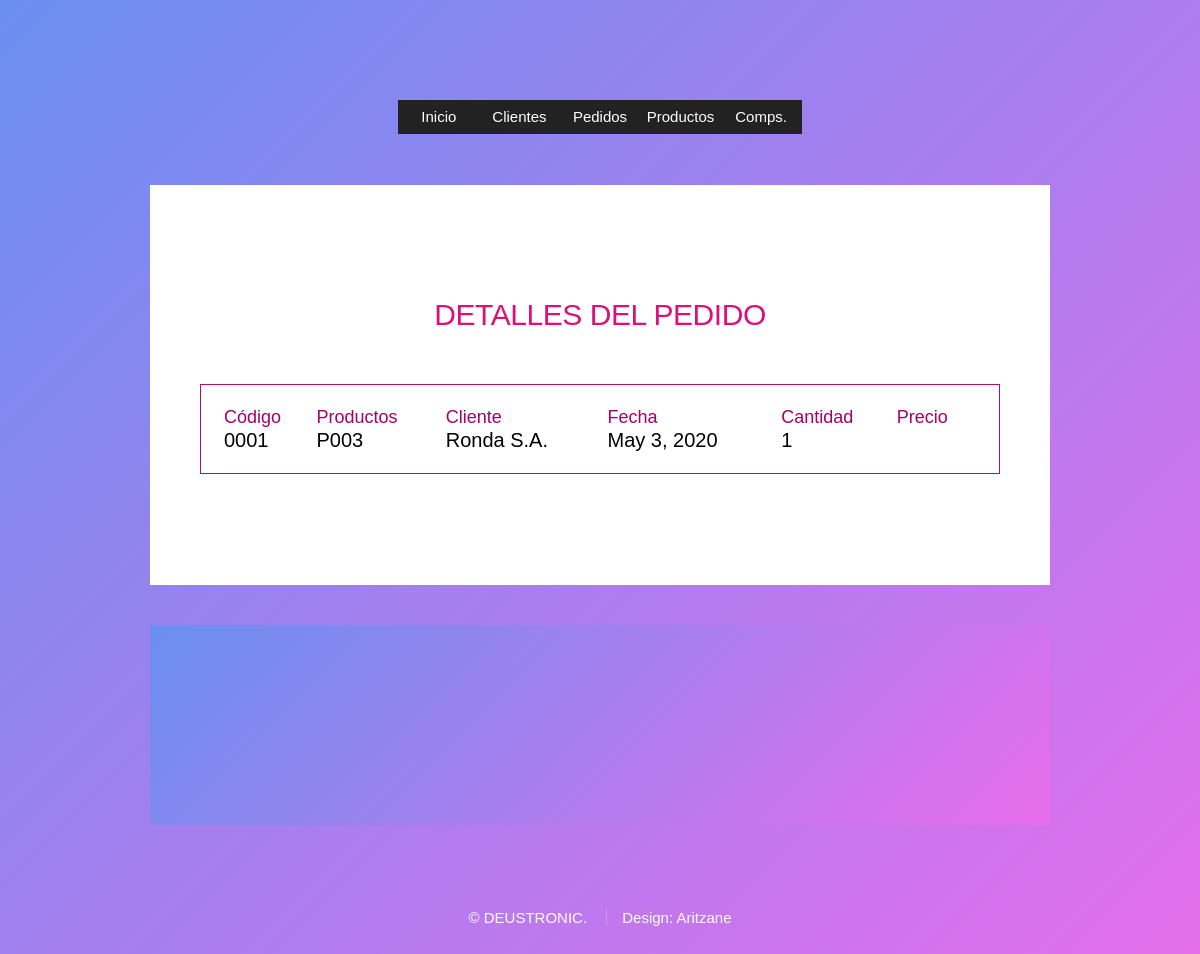
Before: /miApp/pedidos/5/ with the older database file.
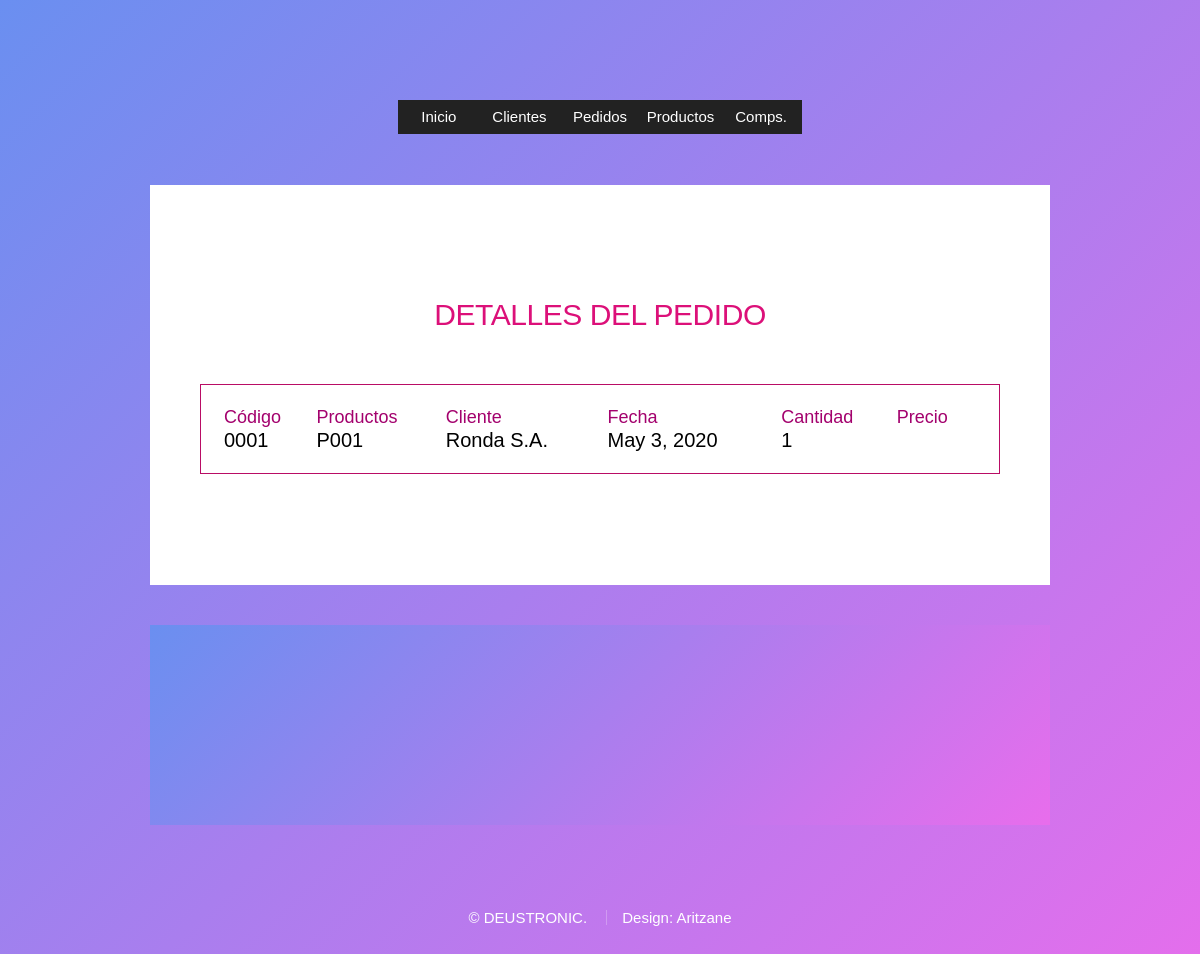
After: the same page with the newer database file.
### miApp/models.py (models this page shows, shortened)
class Productos(models.Model):
    referencia = models.CharField(max_length=50)
    precio = models.IntegerField()
    nombre = models.CharField(max_length=30)
    descripcion = models.CharField(max_length=100)
    categoria = models.CharField(max_length=40) #DICCIONARIO DE CATEGORIAS(?
    tipo_componentes = models.ManyToManyField(Componente)

### miApp/views.py (the view)
# urls.py: path('pedidos/<int:pk>/', views.PedidoDetailView.as_view(), name='pedidodetalle'),
class PedidoDetailView(DetailView):
    model = Pedido
    template_name = 'pedido_detalle.html'
    def get_context_data(self, **kwargs):
        context = super(PedidoDetailView, self).get_context_data(**kwargs)
        context['titulo_pagina'] = 'Detalles del pedido'
        return context

### miApp/templates/pedido_detalle.html (shortened to what this page needs)
{% extends "base.html" %}
{% block intro %}
    <table class="tabla">
                <colgroup>
                    <col span="5">
                <thead>
                    <tr>
                        <td>Código</td>
                        <td>Productos</td>
                        <td>Cliente</td>
                        <td>Fecha</td>
                        <td>Cantidad</td>
                        <td>Precio</td>
                    </tr>
                </thead>
                        <tbody>
                    <tr>
                        <td>{{pedido.codigo}}</td>
                            {% for ped in object.productos.all %}
                        <td>{{ ped.referencia }}</td>
                            {% endfor %}
                        <td>{{pedido.datos_cliente.empresa}}</td>
                        <td>{{pedido.fecha}}</td>
                        <td>{{pedido.cantidad}}</td>
                        <td>{{pedido.precio}}</td>
                    </tr>
                        </tbody>
    </table>
{% endblock intro %}

Changed rows visible on the page:
changed Productos: referencia "P003" → "P001"
